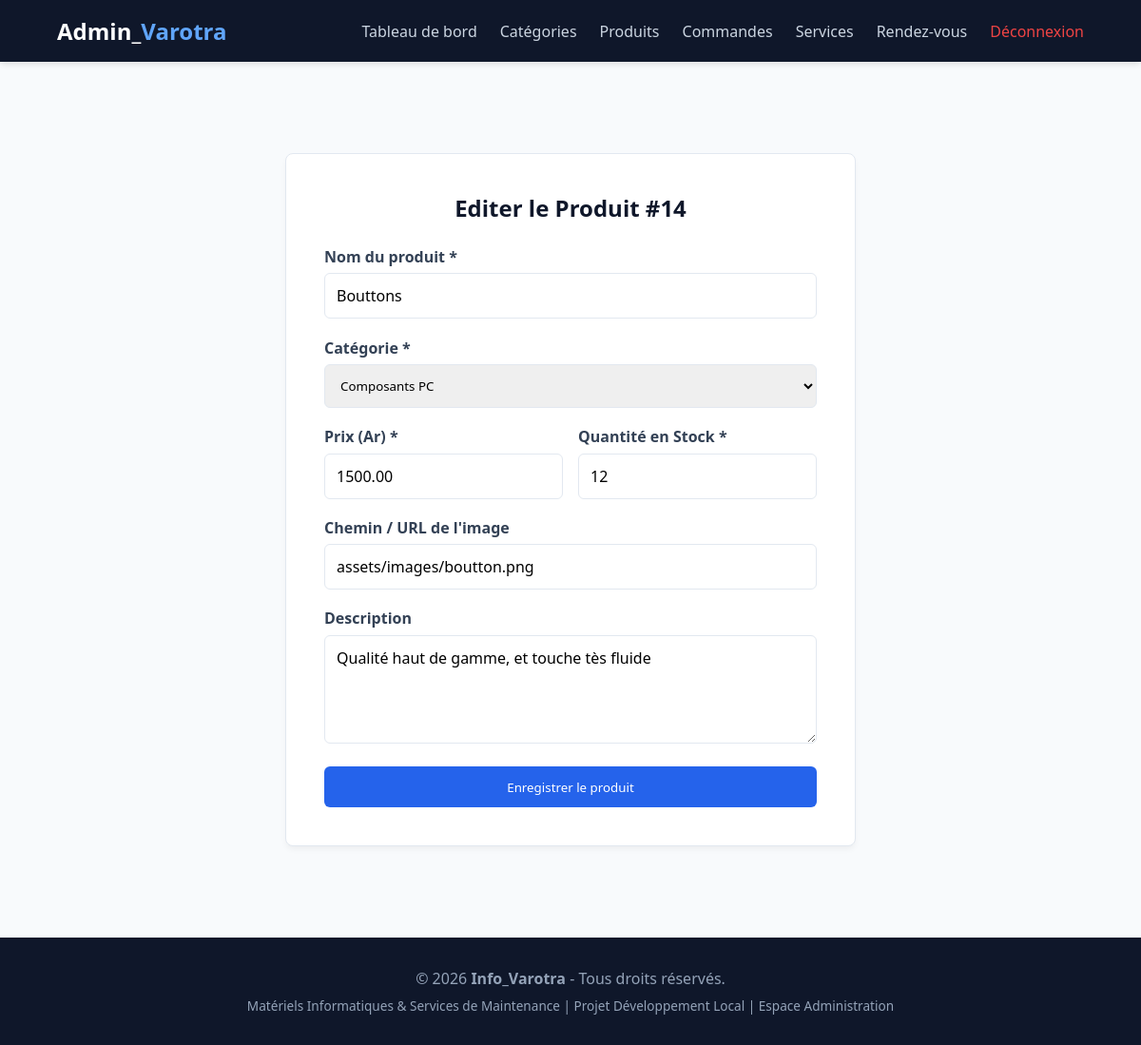
The page /admin/produit_form.php?id=14 (signed in) on the database its author committed.
### tables this page shows
CREATE TABLE `produit` (
  `id_produit` int NOT NULL,
  `nom_produit` varchar(150) NOT NULL,
  `description` text,
  `prix` decimal(10,2) NOT NULL,
  `stock` int NOT NULL DEFAULT '0',
  `image` varchar(255) DEFAULT NULL,
  `id_categorie` int NOT NULL,
  `image_url` varchar(255) DEFAULT NULL
);

CREATE TABLE `categorie` (
  `id_categorie` int NOT NULL,
  `nom_categorie` varchar(100) NOT NULL,
  `description` text
);

### admin/produit_form.php (the view, shortened to what this page needs)
<?php
require_once '../config/database.php';
$id_produit = isset($_GET['id']) ? (int)$_GET['id'] : 0;
$produit = [
    'nom_produit' => '',
    'description' => '',
    'prix' => '',
    'stock' => '',
    'id_categorie' => '',
    'image_url' => ''
];
if ($id_produit > 0) {
    $stmt = $pdo->prepare("SELECT * FROM produit WHERE id_produit = :id");
    $stmt->execute(['id' => $id_produit]);
    $p = $stmt->fetch();
    if ($p) $produit = $p;
}
$categories = $pdo->query("SELECT * FROM categorie ORDER BY nom_categorie ASC")->fetchAll();
?>
<!DOCTYPE html>
<html lang="fr">
<head>
    <link rel="stylesheet" href="/Info_Varotra/assets/css/style.css">
</head>
<body>
<header>
    <nav class="navbar">
        <a href="/Info_Varotra/admin/index.php" class="logo">Admin_<span>Varotra</span></a>
        <ul class="nav-links">
            <li><a href="/Info_Varotra/admin/index.php">Tableau de bord</a></li>
            <li><a href="/Info_Varotra/admin/categories.php">Catégories</a></li>
            <li><a href="/Info_Varotra/admin/produits.php">Produits</a></li>
            <li><a href="/Info_Varotra/admin/commandes.php">Commandes</a></li>
            <li><a href="/Info_Varotra/admin/services.php">Services</a></li>
            <li><a href="/Info_Varotra/admin/demandes.php">Rendez-vous</a></li>
            <li><a href="/Info_Varotra/admin/deconnexion.php" style="color: #ef4444;">Déconnexion</a></li>
        </ul>
    </nav>
</header>
<main class="container">
    <div class="auth-container" style="max-width: 600px;">
        <h2><?= $id_produit > 0 ? 'Editer le Produit #' . $id_produit : 'Nouveau Produit' ?></h2>
        <form action="produit_form.php<?= $id_produit > 0 ? '?id='.$id_produit : '' ?>" method="POST">
            <div class="form-group">
                <label for="nom_produit">Nom du produit *</label>
                <input type="text" id="nom_produit" name="nom_produit" value="<?= htmlspecialchars($produit['nom_produit']) ?>" required>
            </div>
            <div class="form-group">
                <label for="id_categorie">Catégorie *</label>
                <select name="id_categorie" id="id_categorie" required style="width: 100%; padding: 0.75rem; border: 1px solid var(--border-color); border-radius: 6px;">
                    <?php foreach ($categories as $cat): ?>
                        <option value="<?= $cat['id_categorie'] ?>" <?= $cat['id_categorie'] == $produit['id_categorie'] ? 'selected' : '' ?>>
                            <?= htmlspecialchars($cat['nom_categorie']) ?>
                        </option>
                    <?php endforeach; ?>
                </select>
            </div>
            <div class="form-group" style="display: flex; gap: 1rem;">
                <div style="flex: 1;">
                    <label for="prix">Prix (Ar) *</label>
                    <input type="number" step="0.01" min="0.01" id="prix" name="prix" value="<?= htmlspecialchars($produit['prix']) ?>" required>
                </div>
                <div style="flex: 1;">
                    <label for="stock">Quantité en Stock *</label>
                    <input type="number" min="1" id="stock" name="stock" value="<?= htmlspecialchars($produit['stock']) ?>" required>
                </div>
            </div>
            <div class="form-group">
                <label for="image_url">Chemin / URL de l'image</label>
                <input type="text" id="image_url" name="image_url" placeholder="assets/images/ex.jpg" value="<?= htmlspecialchars($produit['image_url']) ?>">
            </div>
            <div class="form-group">
                <label for="description">Description</label>
                <textarea id="description" name="description" rows="4"><?= htmlspecialchars($produit['description']) ?></textarea>
            </div>
            <button type="submit" class="btn-primary" style="width: 100%; border: none; padding: 0.8rem; cursor: pointer;">
                Enregistrer le produit
            </button>
        </form>
    </div>
</main>
<?php require_once __DIR__ . '/includes/footer.php';?>

### assets/css/style.css (style rules this page uses)
:root { --primary: #0f172a; --accent: #2563eb; --accent-hover: #1d4ed8; --bg-light: #f8fafc; --card-bg: #ffffff; --text-color: #334155; --border-color: #e2e8f0; --success: #16a34a; }
* { margin: 0; padding: 0; box-sizing: border-box; font-family: 'Segoe UI', Tahoma, Geneva, Verdana, sans-serif; }
body { background-color: var(--bg-light); color: var(--text-color); display: flex; flex-direction: column; min-height: 100vh; overflow-x: hidden; }
header { background-color: var(--primary); color: white; padding: 1rem 5%; position: sticky; top: 0; z-index: 1000; box-shadow: 0 4px 6px -1px rgba(0, 0, 0, 0.1); }
.navbar { display: flex; justify-content: space-between; align-items: center; position: relative; }
.logo { font-size: 1.5rem; font-weight: bold; color: white; text-decoration: none; }
.logo span { color: #60a5fa; }
.nav-links { display: flex; list-style: none; gap: 1.5rem; align-items: center; }
.nav-links a { color: #cbd5e1; text-decoration: none; font-weight: 500; transition: color 0.2s; }
.btn-primary { background-color: var(--accent); color: white !important; padding: 0.5rem 1rem; border-radius: 6px; transition: background-color 0.2s; }
.container { width: 90%; max-width: 1200px; margin: 3rem auto; word-wrap: break-word; overflow-wrap: break-word; }
.auth-container { max-width: 450px; margin: 3rem auto; background: var(--card-bg); padding: 2.5rem; border-radius: 8px; border: 1px solid var(--border-color); box-shadow: 0 4px 6px -1px rgba(0, 0, 0, 0.05); }
.auth-container h2 { text-align: center; color: var(--primary); margin-bottom: 1.5rem; }
.form-group { margin-bottom: 1.2rem; }
.form-group label { display: block; font-weight: 600; margin-bottom: 0.4rem; color: var(--text-color); }
.form-group input, .form-group textarea { width: 100%; padding: 0.75rem; border: 1px solid var(--border-color); border-radius: 6px; font-size: 1rem; transition: border-color 0.2s; }

### rows shown on the page
produit: nom_produit "Bouttons", id_categorie "Composants PC", prix "1500.00", stock "12", image_url "assets/images/boutton.png", description "Qualité haut de gamme, et touche tès fluide"

### other values the page prints
$id_produit "14"
